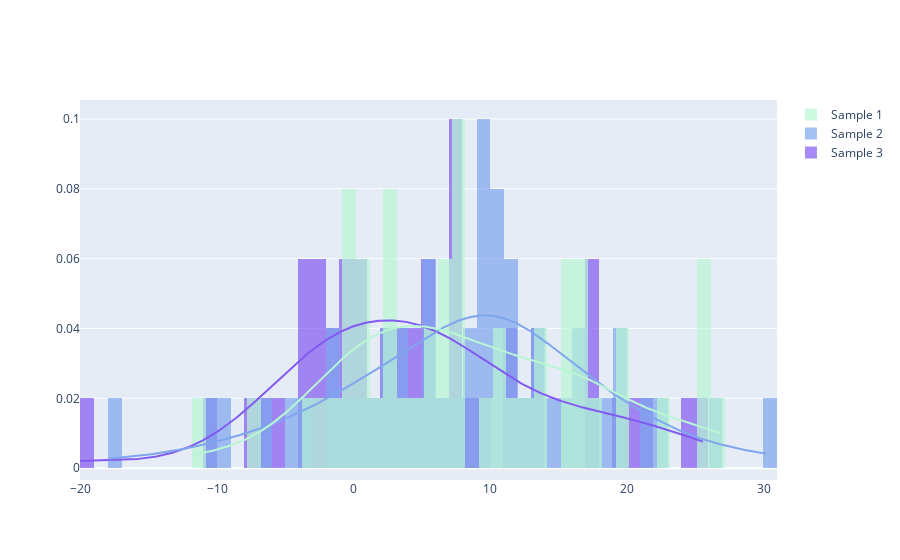

Notebook code cell kept with this figure:
### Code cell
group_labels = ['Sample 3', 'Sample 2', 'Sample 1']
colors = ['#835AF1', '#7FA6EE', '#B8F7D4']

fig = ff.create_distplot(hist_data, group_labels, colors = colors, show_rug = False)
fig.show()

### Figure 1 — Plotly figure (JSON) as saved in the notebook; plotly's stock layout.template omitted (floating-point values rounded to 4 significant figures; data arrays with more than 128 entries replaced by an {"elided": "..."} marker saying what was removed)
{"data": [{"autobinx": false, "histnorm": "probability density", "legendgroup": "Sample 3", "marker": {"color": "#835AF1"}, "name": "Sample 3", "opacity": 0.7, "type": "histogram", "x": [6.983, 7.407, 1.032, 0.8106, -2.612, -7.331, 7.827, -0.1709, 17.08, -0.9384, -20.06, 25.66, 3.64, 7.344, 2.737, 12.22, 0.8106, 0.8836, 20.43, 19.58, -6.425, 9.203, -0.3223, 5.085, 2.321, -3.678, 11.3, 13.85, -10.26, -1.658, -3.906, -5.219, 8.663, 4.393, 6.377, 24.56, 17.08, -2.612, -3.779, 4.981, -1.707, 4.488, 3.64, -2.612, 7.111, 17.93, 5.608, 13.53, 11.75, 21.92], "xaxis": "x", "xbins": {"end": 25.66, "size": 1, "start": -20.06}, "yaxis": "y"}, {"autobinx": false, "histnorm": "probability density", "legendgroup": "Sample 2", "marker": {"color": "#7FA6EE"}, "name": "Sample 2", "opacity": 0.7, "type": "histogram", "x": [16.34, 9.089, 0.6504, 14.31, 11.21, 21.13, 13.05, 26.86, -5.002, 9.519, -1.712, 8.865, -1.613, 10.83, -0.3223, 9.776, 10.51, 6.218, 10.92, 16.34, 11.22, -3.286, 2.514, 5.534, 17.79, 7.807, 4.613, 30.28, 22.65, 15.45, -6.077, 19.51, 19.58, 1.735, 2.737, 8.502, 12.15, 11.17, 13.05, -9.712, -10.79, 9.612, 5.436, 3.158, 5.778, -18.02, 18.31, 10.13, 9.885, 3.258], "xaxis": "x", "xbins": {"end": 30.28, "size": 1, "start": -18.02}, "yaxis": "y"}, {"autobinx": false, "histnorm": "probability density", "legendgroup": "Sample 1", "marker": {"color": "#B8F7D4"}, "name": "Sample 1", "opacity": 0.7, "type": "histogram", "x": [-11.84, -3.678, 16.21, 7.407, 16.16, 16.22, -0.3302, 17.36, 11.98, 9.511, 4.823, 10.94, 25.56, 5.466, -0.3302, 19.58, 0.5287, 5.534, -0.6231, 1.247, 19.51, 22.6, 13.69, 2.514, 6.377, 3.932, 6.866, 17.02, -7.331, 0.5777, 26.91, 6.19, 2.992, 15.4, 7.807, 7.807, 2.458, 7.765, 7.827, -0.4577, 3.082, -2.673, 15.99, -0.8652, 11.09, 0.8106, 25.55, 13.09, 25.51, 13.46], "xaxis": "x", "xbins": {"end": 26.91, "size": 1, "start": -11.84}, "yaxis": "y"}, {"legendgroup": "Sample 3", "marker": {"color": "#835AF1"}, "mode": "lines", "name": "Sample 3", "showlegend": false, "type": "scatter", "x": {"elided": "500 float values"}, "xaxis": "x", "y": {"elided": "500 float values"}, "yaxis": "y"}, {"legendgroup": "Sample 2", "marker": {"color": "#7FA6EE"}, "mode": "lines", "name": "Sample 2", "showlegend": false, "type": "scatter", "x": {"elided": "500 float values"}, "xaxis": "x", "y": {"elided": "500 float values"}, "yaxis": "y"}, {"legendgroup": "Sample 1", "marker": {"color": "#B8F7D4"}, "mode": "lines", "name": "Sample 1", "showlegend": false, "type": "scatter", "x": {"elided": "500 float values"}, "xaxis": "x", "y": {"elided": "500 float values"}, "yaxis": "y"}], "layout": {"barmode": "overlay", "hovermode": "closest", "legend": {"traceorder": "reversed"}, "xaxis": {"anchor": "y2", "domain": [0, 1], "zeroline": false}, "yaxis": {"anchor": "free", "domain": [0, 1], "position": 0}}}
